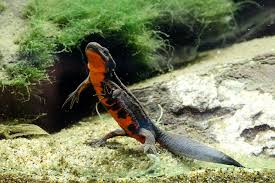
#> input picture src/imori.jpg, 275 x 183 px
$ python 21.py   (older library calls are emulated)
#> lines starting #> are read from the running program, lines starting #| are printed output that depends on the picture
import cv2
import numpy as np
import matplotlib.pyplot as plt

# Read image
img = cv2.imread("imori.jpg").astype(np.float)
H, W, C = img.shape
#> H = 183; W = 275; C = 3

# Trans [0, 255]
a, b = 0., 255.

c = img.min()
#> c = 0
d = img.max()
#> d = 255

out = img.copy()

out = (b-a) / (d - c) * (out - c) + a
out[out < a] = a
out[out > b] = b
out = out.astype(np.uint8)
#> out is the input picture: shape (183, 275, 3); mean B, G, R 97.7, 130.6, 124.1

# Display histogram
plt.hist(out.ravel(), bins=255, rwidth=0.8, range=(0, 255))
plt.savefig("out_his.png")
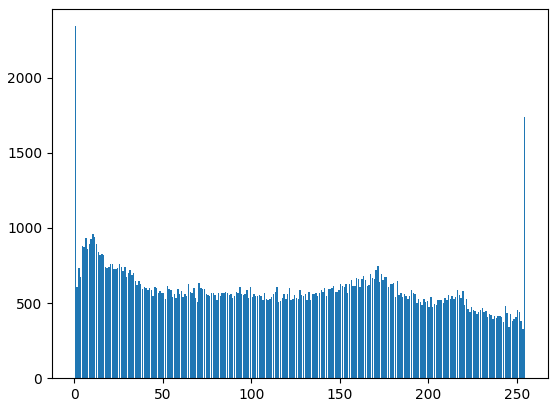
#> figure drawn by matplotlib, 1 panel; tallest bar 2342 high, from x = 0.1 to 0.9
plt.show()

# Save result
cv2.imshow("result", out)
cv2.waitKey(0)
cv2.imwrite("out.jpg", out)
